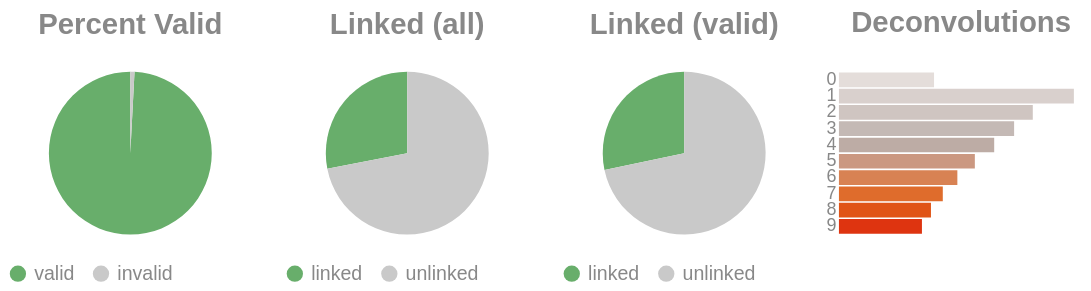

Notebook cell for this chart:
### Code cell
if SKIPLR:
    pass
else:
    clash = Counter()
    for i in valids['molecule']:
        _mol = i.split("-")
        if len(_mol) == 1:
            clash.update('0')
        else:
            clash.update(_mol[-1])

    _d = {"deconvolutions": [], 'count': []}
    for k,v in clash.items():
        _d['deconvolutions'].append(k)
        _d['count'].append(v)

    tot_valid = valids['reads'].sum()
    mask = valids['reads'] >= 2
    n_linked_reads = valids.loc[mask, 'reads'].sum()
    perc_valid = round(tot_valid / n_reads, 4)
    linked_perc_abs = round(n_linked_reads / n_reads, 4)
    linked_perc = round(n_linked_reads / tot_valid, 4)

    _valid = pd.DataFrame({"valids": ['valid', 'invalid'] , "count":  [tot_valid, n_reads - tot_valid]})
    _linked_abs = pd.DataFrame({"linked (absolute)": ['linked', 'unlinked'] , "count":  [n_linked_reads, n_reads - n_linked_reads]})
    _linked_rel = pd.DataFrame({"linked (valids)": ['linked', 'unlinked'] , "count":  [n_linked_reads, tot_valid - n_linked_reads]})

    (
        alt.hconcat(
            piechart(_valid, goodval = 'valid', title = "Percent Valid"),
            piechart(_linked_abs, goodval = "linked", title =  "Linked (all)"),
            piechart(_linked_rel, goodval = "linked", title =  "Linked (valid)"),
            convolutionbar(pd.DataFrame(_d), title = "Deconvolutions"),
            center = True,
            bounds = 'flush'
        )
        .resolve_scale(color='independent')
        .resolve_legend('independent')
        .properties(usermeta={'embedOptions': {"actions": False}})
    ).display()

### Figure 1 — Vega-Lite specification as saved in the notebook (floating-point values rounded to 4 significant figures)
{"width": "container", "height": 400, "config": {"title": {"anchor": "start", "dy": -15, "fontSize": 18, "color": "#888888", "subtitleColor": "#888888", "subtitleFontSize": 14}, "arc": {"fill": "#0072B2"}, "axis": {"domainColor": "#888888", "domainWidth": 0.5, "gridWidth": 0.2, "grid": false, "titleFontWeight": 400, "titleFontSize": 15, "labelFontSize": 11, "labelColor": "#888888", "tickColor": "#888888", "tickWidth": 0.2, "titleColor": "#888888"}, "axisBand": {"grid": false}, "axisX": {"grid": true, "tickSize": 10, "domainCap": "round"}, "axisY": {"domain": false, "grid": true, "tickSize": 0, "domainCap": "round"}, "background": "transparent", "header": {"labelFontSize": 15, "labelColor": "#888888", "titleFontSize": 15, "titleFontWeight": 600, "titleColor": "#888888"}, "legend": {"labelFont": "sans-serif", "labelFontSize": 12, "labelColor": "#888888", "symbolSize": 100, "symbolType": "circle", "titleFontSize": 12, "titlePadding": 10, "titleColor": "#888888", "title": null}, "range": {"category": ["#E69F00", "#56B4E9", "#009E73", "#F0E442", "#0072B2", "#D55E00", "#CC79A7", "#000000"], "diverging": ["#cfe8f3", "#a2d4ec", "#73bfe2", "#46abdb", "#1696d2", "#12719e"]}, "area": {"fill": "#0072B2", "fillOpacity": 0.7, "line": true, "strokeOpacity": 0.7}, "line": {"color": "#0072B2", "stroke": "#0072B2", "strokeWidth": 2}, "trail": {"color": "#0072B2", "stroke": "#0072B2", "strokeWidth": 0, "size": 1}, "point": {"filled": true}, "text": {"color": "#888888", "fontSize": 11, "align": "right", "fontWeight": 400, "size": 11}, "bar": {"fill": "#0072B2", "stroke": null}, "view": {"stroke": null, "continuousWidth": 660, "continuousHeight": 400}}, "hconcat": [{"data": {"name": "data-8caa48b264b2587cfaeeb7bceba68bc2"}, "mark": {"type": "arc"}, "encoding": {"color": {"field": "valids", "legend": {"orient": "bottom", "title": null}, "scale": {"domain": ["valid", "invalid"], "range": ["#68ae6b", "#C9C9C9"]}, "title": "Valids", "type": "nominal"}, "theta": {"field": "count", "type": "quantitative"}, "tooltip": [{"field": "valids", "title": "Valids", "type": "ordinal"}, {"field": "percent", "format": ".2%", "title": "Percent", "type": "quantitative"}, {"field": "count", "title": "Count", "type": "quantitative"}]}, "height": 100, "title": {"text": "Percent Valid", "align": "center", "anchor": "middle"}, "transform": [{"calculate": "datum.count / 25867295", "as": "percent"}], "width": 150}, {"data": {"name": "data-88ee96ac8b53432c6e760b4e8d2e14fc"}, "mark": {"type": "arc"}, "encoding": {"color": {"field": "linked (absolute)", "legend": {"orient": "bottom", "title": null}, "scale": {"domain": ["linked", "unlinked"], "range": ["#68ae6b", "#C9C9C9"]}, "title": "Linked (Absolute)", "type": "nominal"}, "theta": {"field": "count", "type": "quantitative"}, "tooltip": [{"field": "linked (absolute)", "title": "Linked (Absolute)", "type": "ordinal"}, {"field": "percent", "format": ".2%", "title": "Percent", "type": "quantitative"}, {"field": "count", "title": "Count", "type": "quantitative"}]}, "height": 100, "title": {"text": "Linked (all)", "align": "center", "anchor": "middle"}, "transform": [{"calculate": "datum.count / 25867295", "as": "percent"}], "width": 150}, {"data": {"name": "data-df25fc39bb586c23dd68c134d5c381d9"}, "mark": {"type": "arc"}, "encoding": {"color": {"field": "linked (valids)", "legend": {"orient": "bottom", "title": null}, "scale": {"domain": ["linked", "unlinked"], "range": ["#68ae6b", "#C9C9C9"]}, "title": "Linked (Valids)", "type": "nominal"}, "theta": {"field": "count", "type": "quantitative"}, "tooltip": [{"field": "linked (valids)", "title": "Linked (Valids)", "type": "ordinal"}, {"field": "percent", "format": ".2%", "title": "Percent", "type": "quantitative"}, {"field": "count", "title": "Count", "type": "quantitative"}]}, "height": 100, "title": {"text": "Linked (valid)", "align": "center", "anchor": "middle"}, "transform": [{"calculate": "datum.count / 25654523", "as": "percent"}], "width": 150}, {"data": {"name": "data-619d8339a59d07b770ca9aa94411dd61"}, "mark": {"type": "bar"}, "encoding": {"color": {"field": "deconvolutions", "legend": null, "scale": {"scheme": "lightgreyred"}, "type": "nominal"}, "tooltip": [{"field": "deconvolutions", "title": "Deconvolutions", "type": "ordinal"}, {"field": "percent", "format": ".2%", "title": "Percent", "type": "quantitative"}, {"field": "count", "title": "Count", "type": "quantitative"}], "x": {"axis": null, "field": "count", "type": "quantitative"}, "y": {"field": "deconvolutions", "sort": "ascending", "title": null, "type": "nominal"}}, "height": 100, "title": {"text": "Deconvolutions", "align": "center", "anchor": "middle"}, "transform": [{"calculate": "datum.count / 39749564", "as": "percent"}], "width": 150}], "bounds": "flush", "center": true, "resolve": {"legend": {"angle": "independent"}, "scale": {"color": "independent"}}, "usermeta": {"embedOptions": {"actions": false}}, "$schema": "https://vega.github.io/schema/vega-lite/v6.4.1.json", "datasets": {"data-8caa48b264b2587cfaeeb7bceba68bc2": [{"valids": "valid", "count": 25654523}, {"valids": "invalid", "count": 212772}], "data-88ee96ac8b53432c6e760b4e8d2e14fc": [{"linked (absolute)": "linked", "count": 7262030}, {"linked (absolute)": "unlinked", "count": 18605265}], "data-df25fc39bb586c23dd68c134d5c381d9": [{"linked (valids)": "linked", "count": 7262030}, {"linked (valids)": "unlinked", "count": 18392493}], "data-619d8339a59d07b770ca9aa94411dd61": [{"deconvolutions": "0", "count": 2724482}, {"deconvolutions": "1", "count": 6730519}, {"deconvolutions": "2", "count": 5553316}, {"deconvolutions": "3", "count": 5018355}, {"deconvolutions": "4", "count": 4447765}, {"deconvolutions": "5", "count": 3893493}, {"deconvolutions": "6", "count": 3392528}, {"deconvolutions": "7", "count": 2975228}, {"deconvolutions": "8", "count": 2636090}, {"deconvolutions": "9", "count": 2377788}]}}
